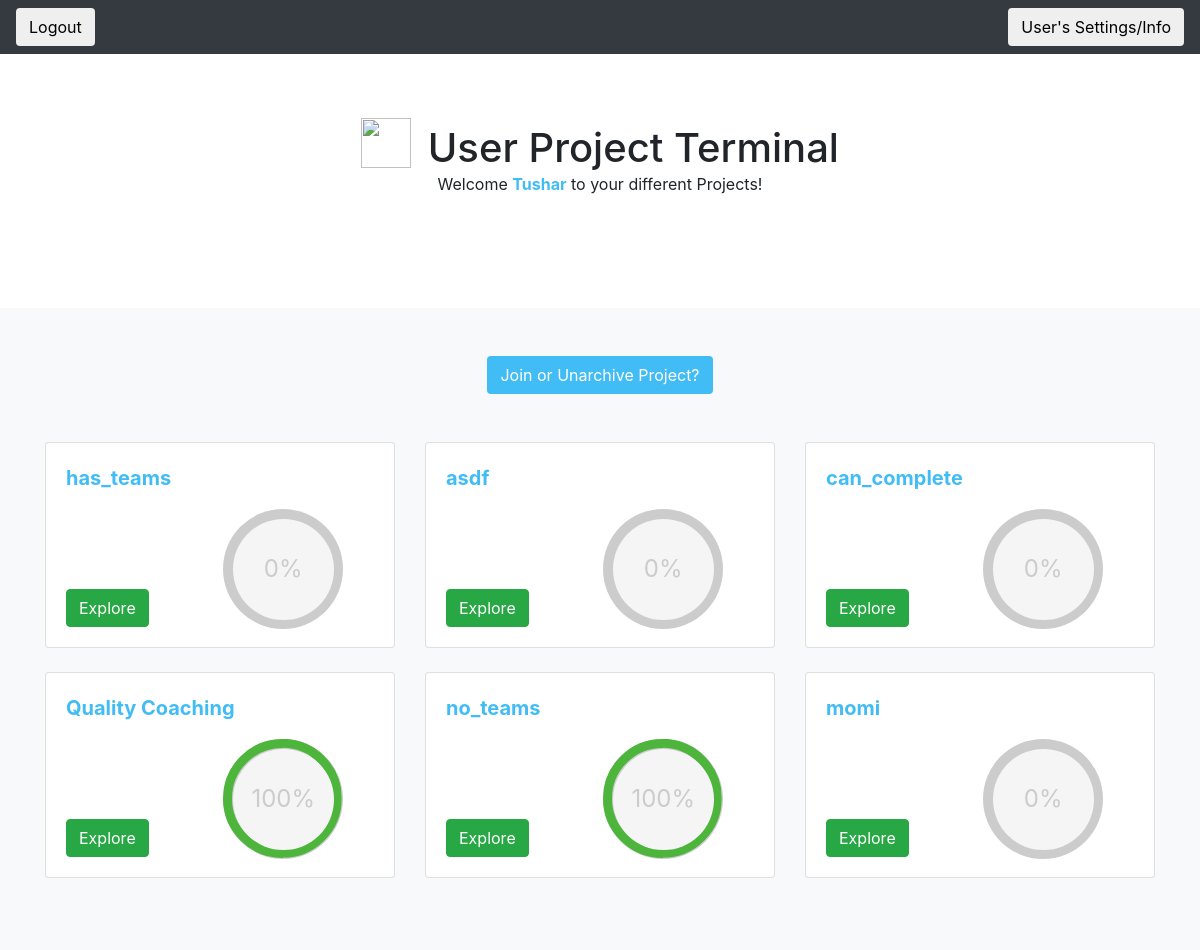
The app's page /quest/user_project_page/tdesai (signed in), older data.
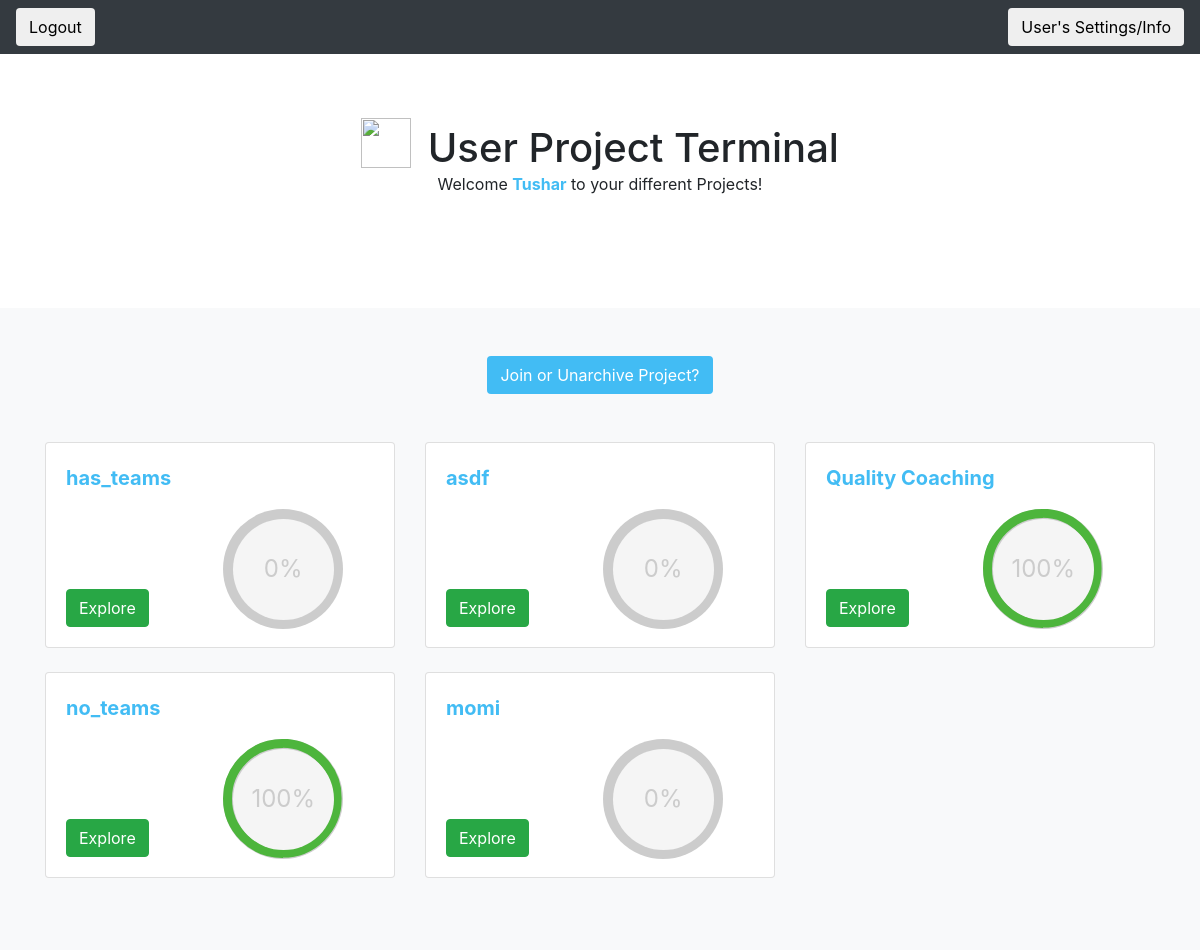
The same page, newer data.
### quest_extension/models.py (models this page shows)
class User(models.Model):
    user_ldap = models.CharField(max_length=45)
    user_first_name = models.CharField(max_length=45)
    user_last_name = models.CharField(max_length=45)
    user_email = models.CharField(max_length=45)
    user_password = models.CharField(max_length = 100)
    user_reset_password_pin = models.CharField(max_length = 100, null=True, default = None)

class Project(models.Model):
    project_name = models.CharField(max_length=1000)
    project_description = models.CharField(max_length=1000, blank = True, null = True)
    project_random_phrase = models.CharField(max_length = 255, unique = True)
    project_admin_pin = models.CharField(max_length = 255, unique = True)
    project_editable = models.BooleanField()
    project_has_teams = models.BooleanField(default = False)

### quest_extension/views.py (the view)
# urls.py: path('user_project_page/<ldap>', views.get_user_project_page),
def get_user_project_page(request, ldap):
    print (validate_user_access(request, ldap))
    if not validate_user_access(request, ldap):
        return HttpResponseRedirect('/quest/user_login')
    current_user = User.objects.get(user_ldap = ldap)
    projects_and_percentages = []
    user_projects = UserProject.objects.filter(user = current_user, archived = False).values_list('project', flat=True)
    user_projects = Project.objects.filter(pk__in=user_projects)
    for project in user_projects:
        current_user_project = UserProject.objects.get(project = project, user = current_user)
        quests_completed = CompletedQuest.objects.filter(userproject = current_user_project).count()
        total_quests = Quest.objects.filter(project = project).count()
        percentage_complete = int(quests_completed / total_quests * 100)
        projects_and_percentages.append((project, percentage_complete))
    list_of_archived_projects = UserProject.objects.filter(user = current_user, archived = True).values_list('project', flat=True)
    list_of_archived_projects = Project.objects.filter(pk__in=list_of_archived_projects)
    context = {'current_user': current_user,
    'projects_and_percentages': projects_and_percentages,
    'list_of_archived_projects': list_of_archived_projects}
    return render(request, 'quest_extension/user_project_page.html', context)

### quest_extension/logic.py (called while the page is built)
def validate_user_access(request, ldap):
    return 'current_user_ldap' in request.session and request.session['current_user_ldap'] == ldap

### quest_extension/templates/quest_extension/user_project_page.html (shortened to what this page needs)
{% load static %}
{% load crispy_forms_tags %}
<!doctype html>
<html lang="en">
  <head>
    <link rel="stylesheet" href="https://maxcdn.bootstrapcdn.com/bootstrap/4.0.0/css/bootstrap.min.css">
    <link rel="stylesheet" type="text/css" href="{% static 'quest_extension/user_project_page_style.css' %}">
  </head>
  <body>
    <header>
      <div class="navbar navbar-dark bg-dark box-shadow">
          <form method='POST' action = '/quest/user_logout/{{ current_user.user_ldap}}'>
            <button class = 'btn' type = 'submit', name = 'logout'>Logout</button>
        </form>
        <form method='GET' action = '/quest/user_settings_info/{{current_user.user_ldap}}'>
            <button class = 'btn' type='submit'>User's Settings/Info</button>
        </form>
      </div>
    </header>
    <main role="main">
      <section class="jumbotron text-center" style = 'background-color: white'>
    <div class="container">
    <h1 class="jumbotron-heading"  style = 'display:inline;'>
         <img class = 'imageWithText' style="width:50px; height:50px; margin-right:6px; margin-bottom:4px;" src = 'https://i.imgur.com/1533RUp.png'>
            User Project Terminal
    </h1>
    <p class="jumbotron-heading2">Welcome <strong style = 'color:#42bcf4'>{{ current_user.user_first_name }}</strong> to your different Projects!</p>
    </div>
    </section>
      <div class="album py-5 bg-light">
        <div class="container">
            <div id = 'join_or_unarchive' style = 'text-align: center;'>
            <button class = 'btn' style = 'background-color:#42bcf4; color: white' onclick = 'show_join_project_user()'> Join or Unarchive Project?</button>
            </div>
                <br>
                <br>
          <div class="row">
            {% for project, project_percentage_complete in projects_and_percentages %}
            <div class="col-md-4">
              <div class="card mb-4 box-shadow">
                <div class="card-body">
                  <p style = 'margin:0'>
                    <strong style = 'color: #42bcf4; font-size: 20px '>{{project.project_name}}</strong>
                </p>
                  <div class="d-flex justify-content-between align-items-center">
                    <div class="btn-group">
                        <form method='GET', action = '/quest/user_home/{{ current_user.user_ldap }}/{{ project.id }}'>
                           <br>
                           <br>
                           <br>
                           <br>
                          <div id= 'project_button'>
                                <button class ='btn btn-success' type='submit'>Explore</button>
                            </div>
                        </form>
                    </div>
                    <div class="c100 p{{project_percentage_complete}} green" style = 'margin-bottom: -1%; margin-top:5%; margin-right:10%;'>
                        <span>{{project_percentage_complete}}%</span>
                    </div>
                  </div>
                </div>
              </div>
            </div>
            {% endfor %}
          </div>
        </div>
      </div>
    </main>
  </body>
</html>

### quest_extension/static/quest_extension/user_project_page_style.css (style rules this page uses)
.imageWithText { width:auto; height:1.5em; vertical-align:text-bottom; }
.c100 { position: relative; font-size: 120px; width: 1em; height: 1em; -webkit-border-radius: 50%; -moz-border-radius: 50%; -ms-border-radius: 50%; -o-border-radius: 50%; border-radius: 50%; float: left; margin: 0 0.1em 0.1em 0; background-color: #cccccc; }
.c100 *, .c100 *:before, .c100 *:after { -webkit-box-sizing: content-box; -moz-box-sizing: content-box; box-sizing: content-box; }
.c100 > span { position: absolute; width: 100%; z-index: 1; left: 0; top: 0; width: 5em; line-height: 5em; font-size: 0.2em; color: #cccccc; display: block; text-align: center; white-space: nowrap; -webkit-transition-property: all; -moz-transition-property: all; -o-transition-property: all; transition-property: all; -webkit-transition-duration: 0.2s; -moz-transition-duration: 0.2s; -o-transition-duration: 0.2s; transition-duration: 0.2s; -webkit-transition-timing-function: ease-out; -moz-transition-timing-function: ease-out; -o-transition-timing-function: ease-out; transition-timing-function: ease-out; }
.c100:after { position: absolute; top: 0.08em; left: 0.08em; display: block; content: " "; -webkit-border-radius: 50%; -moz-border-radius: 50%; -ms-border-radius: 50%; -o-border-radius: 50%; border-radius: 50%; background-color: whitesmoke; width: 0.84em; height: 0.84em; -webkit-transition-property: all; -moz-transition-property: all; -o-transition-property: all; transition-property: all; -webkit-transition-duration: 0.2s; -moz-transition-duration: 0.2s; -o-transition-duration: 0.2s; transition-duration: 0.2s; -webkit-transition-timing-function: ease-in; -moz-transition-timing-function: ease-in; -o-transition-timing-function: ease-in; transition-timing-function: ease-in; }

Row changes from the older to the newer data that the page shows:
no longer on this page (row edited): Project: project_name "can_complete", project_editable "0"
